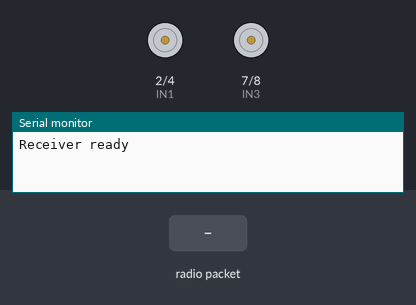
Bench run of a sketch on a simulated Arduino Uno, built with avr-gcc and run on an emulated ATmega328P. On the bench: motor-driver pin pairs drawn as motors (green arrow = first pin HIGH = forward, orange = second pin HIGH = backward, longer = more drive, scaled by the enable pin), the last lines printed to the serial monitor. Inputs (shaded band) come from the test bench. No radio packets arrive unless stated.

Above: at 1.2 s.
1.3 s: radio packet "UP" arrives
At 1.9 s:
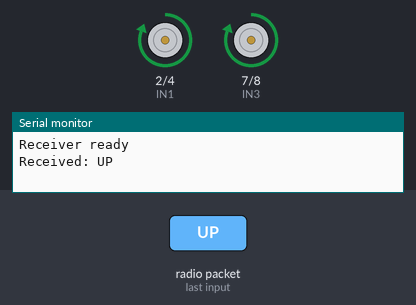
4.3 s: radio packet "LEFT" arrives
At 5.1 s:
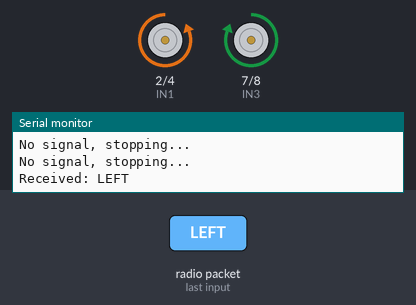
7.3 s: radio packet "RIGHT" arrives
At 7.6 s:
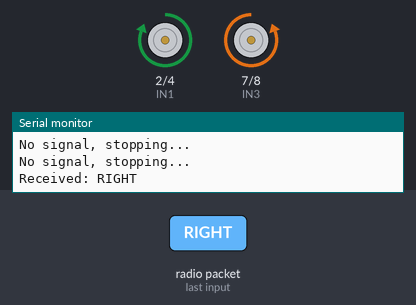
10.3 s: radio packet "DOWN" arrives
At 11.3 s:
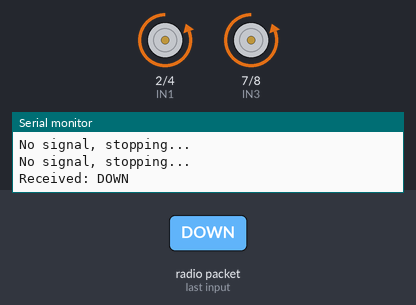
Timing chart, 0 to 13.8 s (numbered marks = the images above; inputs shaded):
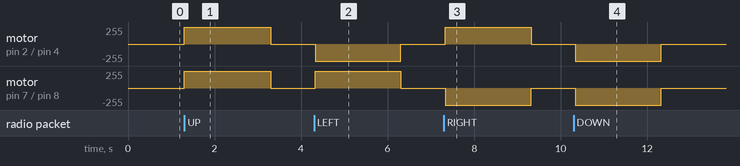

Measured:
- after the input at 1.3 s, motor on pin 2 (IN1) / pin 4 (IN2), motor on pin 7 (IN3) / pin 8 (IN4): stopped → forward 255/255 at once, → stopped 2.0 s later
- after the input at 4.3 s, motor on pin 2 (IN1) / pin 4 (IN2): stopped → backward 255/255 at once, → stopped 2.0 s later; motor on pin 7 (IN3) / pin 8 (IN4): stopped → forward 255/255 at once, → stopped 2.0 s later
- after the input at 7.3 s, motor on pin 2 (IN1) / pin 4 (IN2): stopped → forward 255/255 at once, → stopped 2.0 s later; motor on pin 7 (IN3) / pin 8 (IN4): stopped → backward 255/255 at once, → stopped 2.0 s later
- after the input at 10.3 s, motor on pin 2 (IN1) / pin 4 (IN2), motor on pin 7 (IN3) / pin 8 (IN4): stopped → backward 255/255 at once, → stopped 2.0 s later

The sketch:

test.ino
```cpp
#include <RF24.h>
#include <nRF24L01.h>

// Motor Driver 1 (L298N - Left Side)
#define ENA 3   // Speed control for Left motors
#define IN1 2   // Direction control for Left motors
#define IN2 4

// Motor Driver 2 (L298N - Right Side)
#define ENB 6   // Speed control for Right motors
#define IN3 7   // Direction control for Right motors
#define IN4 8

// Define NRF24L01 pins
RF24 radio(9, 10);
const byte address[6] = "00001";

// Variables for timeout
unsigned long lastMessageTime = 0;
const unsigned long timeoutDuration = 2000; // 2 seconds timeout

void setup() {
    Serial.begin(9600);

    // Initialize NRF24L01
    radio.begin();
    radio.openReadingPipe(0, address);
    radio.setPALevel(RF24_PA_LOW);
    radio.setChannel(108); // Ensure transmitter and receiver match
    radio.startListening(); // Set as receiver
    radio.enableDynamicPayloads();
    radio.enableAckPayload();
    radio.setAutoAck(true);
    radio.setRetries(5, 15);
    Serial.println("Receiver ready");

    // Initialize motor driver pins
    pinMode(ENA, OUTPUT);
    pinMode(IN1, OUTPUT);
    pinMode(IN2, OUTPUT);
    pinMode(ENB, OUTPUT);
    pinMode(IN3, OUTPUT);
    pinMode(IN4, OUTPUT);

    stopMotors(); // Ensure motors are stopped initially
}

void moveForward(int speed) {
    analogWrite(ENA, speed);
    digitalWrite(IN1, HIGH);
    digitalWrite(IN2, LOW);

    analogWrite(ENB, speed);
    digitalWrite(IN3, HIGH);
    digitalWrite(IN4, LOW);
}

void moveBackward(int speed) {
    analogWrite(ENA, speed);
    digitalWrite(IN1, LOW);
    digitalWrite(IN2, HIGH);

    analogWrite(ENB, speed);
    digitalWrite(IN3, LOW);
    digitalWrite(IN4, HIGH);
}

void turnLeft(int speed) {
    analogWrite(ENA, speed);
    digitalWrite(IN1, LOW);
    digitalWrite(IN2, HIGH);

    analogWrite(ENB, speed);
    digitalWrite(IN3, HIGH);
    digitalWrite(IN4, LOW);
}

void turnRight(int speed) {
    analogWrite(ENA, speed);
    digitalWrite(IN1, HIGH);
    digitalWrite(IN2, LOW);

    analogWrite(ENB, speed);
    digitalWrite(IN3, LOW);
    digitalWrite(IN4, HIGH);
}

void stopMotors() {
    analogWrite(ENA, 0);
    digitalWrite(IN1, LOW);
    digitalWrite(IN2, LOW);

    analogWrite(ENB, 0);
    digitalWrite(IN3, LOW);
    digitalWrite(IN4, LOW);
}

void loop() {
    if (radio.available()) {
        char text[32] = {0}; // Buffer to store the received message
        radio.read(&text, sizeof(text));

        lastMessageTime = millis(); // Reset timeout
        Serial.print("Received: ");
        Serial.println(text);

        if (strcmp(text, "STRAIGHT") == 0) {
            stopMotors();
        } else if (strcmp(text, "UP") == 0) {

            moveForward(255);
        } else if (strcmp(text, "LEFT") == 0) {

            turnLeft(255);
        } else if (strcmp(text, "RIGHT") == 0) {

            turnRight(255);
        } else if (strcmp(text, "DOWN") == 0) {

            moveBackward(255);
        } else {
            moveForward(10);
        }
    }

    // Timeout logic: Stop the robot if no signal is received for a set duration
    if (millis() - lastMessageTime > timeoutDuration) {
        stopMotors();
        Serial.println("No signal, stopping...");
    }
}
```
